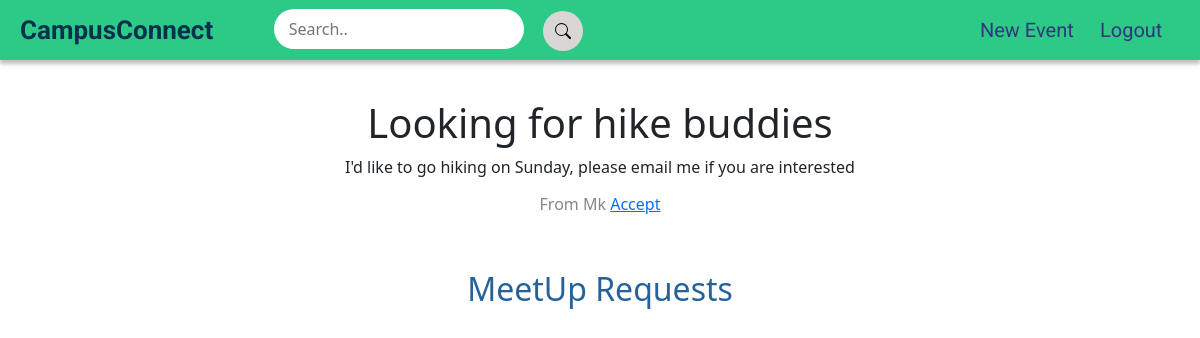
Screenshot of /viewRequest/7 (signed in) with the database file from the repository.
### meet/models.py (models this page shows)
class Requests(models.Model):
    user = models.ForeignKey(settings.AUTH_USER_MODEL,null = True,on_delete = models.CASCADE,related_name="user")
    meetup = models.ForeignKey(MeetUp,null = True,on_delete = models.CASCADE)
    requestee = models.ForeignKey(settings.AUTH_USER_MODEL,null=True, on_delete=models.CASCADE,related_name="requestee")

class MeetUp(models.Model):
    title = models.CharField(null=True,max_length=100)
    location = models.CharField(null=True, max_length=100)
    time = models.CharField(null=True,max_length=10)
    description = models.TextField(null= True)

### accounts/models.py (models this page shows, shortened)
class Account(AbstractBaseUser):
    email = models.EmailField(verbose_name='email',max_length=60, unique=True)
    username = models.CharField(max_length=60, unique=True)
    date_joined = models.DateTimeField(verbose_name='date joined',auto_now_add=True)
    last_login = models.DateTimeField(verbose_name='last login',auto_now=True)
    is_admin = models.BooleanField(default=False)
    is_active = models.BooleanField(default=True)
    is_staff = models.BooleanField(default= False)
    is_superuser = models.BooleanField(default=False)
    is_seller = models.BooleanField(default=False)
    USERNAME_FIELD = 'email'
    REQUIRED_FIELDS = ['username',]
    objects = MyAccountManager()

### meet/views.py (the view)
# urls.py: path('viewRequest/<requestID>',views.viewRequest,name='viewRequest'),
@login_required(login_url='login')
def viewRequest(request,requestID):
    requests = Requests.objects.filter(user = request.user)
    req = Requests.objects.get(id = requestID)
    context = {'req':req,'requests':requests}
    return render(request,"viewRequest.html",context)

### meet/templates/viewRequest.html (shortened to what this page needs)
{% extends 'base.html' %}
{% load static %}
{%block content%}
<!DOCTYPE html>
<html>
<body>
 <div class="listings-body">
 <h1 align='center'> {{req.meetup.title}}</h1>
 <div align='center' style='width:80%;margin:auto;'>
<p >{{req.meetup.description}}</p>
<h6 style='color: rgb(138, 133, 133);'>From {{req.requestee.username}} </h>
<a href= {% url 'acceptRequest' requestID=req.id %}> Accept </a>
</div>
<br></br>
 <h2 align='center' style='color: rgb(37, 98, 155);'>MeetUp Requests</h2>
 <div class="gridListings">
</div>
</div>
{% endblock %}

### meet/static/main.css (style rules this page uses)
* { margin: 0px; padding: 0px; box-sizing: border-box; }
html,body { width: 100%; height: 100%; margin: 0px; padding: 0px; overflow-x: hidden; }
.listings-body { margin-top: 99px; width: 100%; }
.gridListings { display: flex; flex-wrap: wrap; justify-content: left; grid-template-columns: 10px 10px 10px; padding-left: 10px; grid-row-gap: 30px; padding-bottom: 20px; margin-left: 30px; }

### rows the page displays
Requests: meetup "Looking for hike buddies", meetup.description "I'd like to go hiking on Sunday, please email me if you are interested", requestee.username "Mk"
